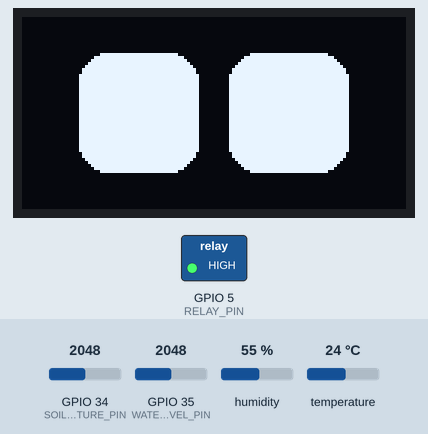
Simulated run of this sketch. Board: ESP32. Shown: 128×64 one-colour display, switched loads named in the sketch (green lamp = pin HIGH). The inputs (shaded band) are chosen by the test bench; at power-on: GPIO 35 (WATER_LEVEL_PIN) = 2048, GPIO 34 (SOIL_MOISTURE_PIN) = 2048, humidity 55 %, temperature 24 °C. WiFi joins after 1.5 s; servers stay silent unless stated; the display library's start-up logo is not drawn; what the sketch prints to the serial monitor is not drawn.

Above: at 17.6 s.
17.7 s: GPIO 35 (WATER_LEVEL_PIN) set to 437
28.8 s: GPIO 35 (WATER_LEVEL_PIN) set to 382
At 40.7 s:
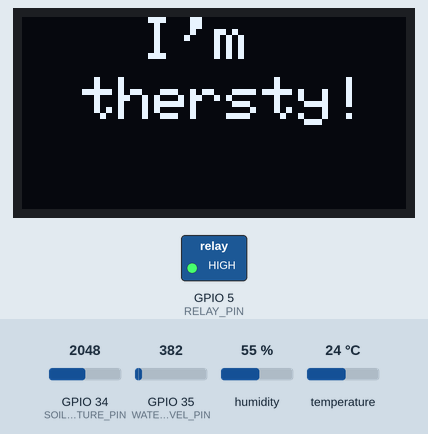
41.0 s: GPIO 34 (SOIL_MOISTURE_PIN) set to 2880
52.8 s: GPIO 34 (SOIL_MOISTURE_PIN) set to 2944
At 56.5 s:
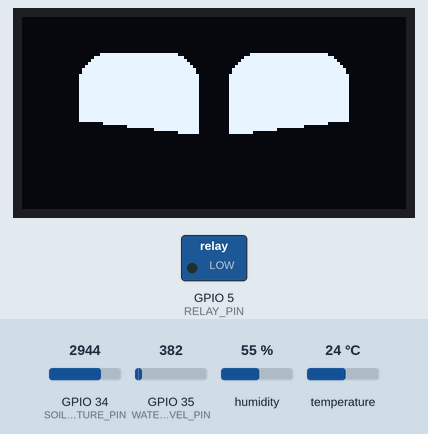
63.9 s: GPIO 34 (SOIL_MOISTURE_PIN) set to 2866
At 68.4 s:
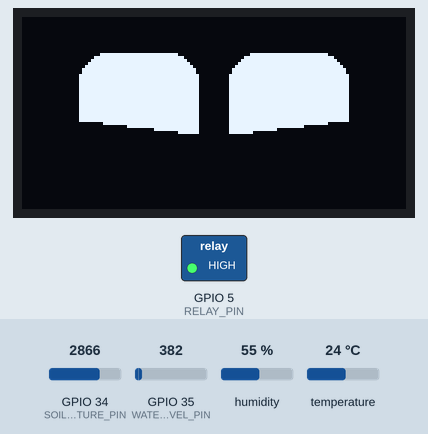
Timing chart, 0 to 69.9 s (numbered marks = the images above; inputs shaded):
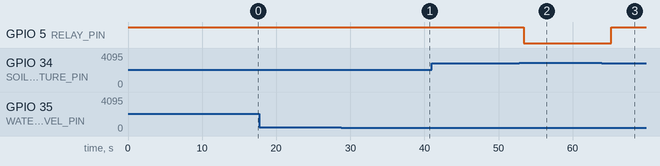

Measured:
- the behaviour switches between 410 and 409 on GPIO 35 (WATER_LEVEL_PIN) (found by bisection; images 0 and 1)
- the behaviour switches between 2907 and 2908 on GPIO 34 (SOIL_MOISTURE_PIN) (found by bisection; images 1 and 2)
- after the input at 52.8 s, GPIO 5 (RELAY_PIN): HIGH → LOW after 0.59 s
- after the input at 63.9 s, GPIO 5 (RELAY_PIN): LOW → HIGH after 1.3 s
- what the display in image 2 shows lasts 2.1 s, from 55.2 s to 57.3 s

The sketch:

flowerpot.ino
```cpp
#define BLYNK_TEMPLATE_ID "TMPL6fM0eg9Mn"
#define BLYNK_TEMPLATE_NAME "smart flower pot"
#define BLYNK_AUTH_TOKEN "NkhWzzLl1YNStpnsPlmx5QV7pSFc-YRb"
#include <WiFi.h>
#include <BlynkSimpleEsp32.h>
#include "DHT.h"
#include <SPI.h>
#include <Wire.h>
#include <Adafruit_GFX.h>
#include <Adafruit_SSD1306.h>

#define SCREEN_WIDTH 128 // OLED display width, in pixels
#define SCREEN_HEIGHT 64 // OLED display height, in pixels

#define DHTPIN 4
#define DHTTYPE DHT11
#define SOIL_MOISTURE_PIN 34  // Define the analog pin for soil moisture sensor
#define WATER_LEVEL_PIN 35    // Define the analog pin for the water level sensor
#define RELAY_PIN 5           // Define the GPIO pin for the relay module


#define OLED_RESET    -1 // Reset pin # (or -1 if sharing Arduino reset pin)
#define SCREEN_ADDRESS 0x3C // Address for 128x64 OLED display
Adafruit_SSD1306 display(SCREEN_WIDTH, SCREEN_HEIGHT, &Wire, OLED_RESET);
DHT dht(DHTPIN, DHTTYPE);

const char* ssid = "Ishini";
const char* password = "12344321";

// Reference state for eyes
int ref_eye_height = 40;
int ref_eye_width = 40;
int ref_space_between_eye = 10;
int ref_corner_radius = 10;

// Current state of the eyes
int left_eye_height = ref_eye_height;
int left_eye_width = ref_eye_width;
int left_eye_x = 32;
int left_eye_y = 32;
int right_eye_x = 32 + ref_eye_width + ref_space_between_eye;
int right_eye_y = 32;
int right_eye_height = ref_eye_height;
int right_eye_width = ref_eye_width;

void draw_eyes(bool update = true) {
    display.clearDisplay();
    // Draw left eye
    int x = int(left_eye_x - left_eye_width / 2);
    int y = int(left_eye_y - left_eye_height / 2);
    display.fillRoundRect(x, y, left_eye_width, left_eye_height, ref_corner_radius, SSD1306_WHITE);
    // Draw right eye
    x = int(right_eye_x - right_eye_width / 2);
    y = int(right_eye_y - right_eye_height / 2);
    display.fillRoundRect(x, y, right_eye_width, right_eye_height, ref_corner_radius, SSD1306_WHITE);
    if (update) {
        display.display();
    }
}

void center_eyes(bool update = true) {
    // Move eyes to the center of the display
    left_eye_x = SCREEN_WIDTH / 2 - ref_eye_width / 2 - ref_space_between_eye / 2;
    left_eye_y = SCREEN_HEIGHT / 2;
    right_eye_x = SCREEN_WIDTH / 2 + ref_eye_width / 2 + ref_space_between_eye / 2;
    right_eye_y = SCREEN_HEIGHT / 2;
    draw_eyes(update);
}

void blink(int speed = 12) {
    draw_eyes();
    for (int i = 0; i < 3; i++) {
        left_eye_height -= speed;
        right_eye_height -= speed;
        draw_eyes();
        delay(1);
    }
    for (int i = 0; i < 3; i++) {
        left_eye_height += speed;
        right_eye_height += speed;
        draw_eyes();
        delay(1);
    }
}


void sleep() {
    left_eye_height = 2;
    right_eye_height = 2;
    draw_eyes(true);
}

void wakeup() {
    sleep();
    for (int h = 0; h <= ref_eye_height; h += 2) {
        left_eye_height = h;
        right_eye_height = h;
        draw_eyes(true);
    }
}

void happy_eye() {
    center_eyes(false);
    // Draw inverted triangle over lower part of eye
    int offset = ref_eye_height / 2;
    for (int i = 0; i < 10; i++) {
        display.fillTriangle(left_eye_x - left_eye_width / 2 - 1, left_eye_y + offset,
                             left_eye_x + left_eye_width / 2 + 1, left_eye_y + 5 + offset,
                             left_eye_x - left_eye_width / 2 - 1, left_eye_y + left_eye_height + offset, SSD1306_BLACK);
        display.fillTriangle(right_eye_x + right_eye_width / 2 + 1, right_eye_y + offset,
                             right_eye_x - left_eye_width / 2 - 1, right_eye_y + 5 + offset,
                             right_eye_x + right_eye_width / 2 + 1, right_eye_y + right_eye_height + offset, SSD1306_BLACK);
        offset -= 2;
        display.display();
        delay(1);
    }
    display.display();
    delay(1000);
}

void saccade(int direction_x, int direction_y) {
    int direction_x_movement_amplitude = 8;
    int direction_y_movement_amplitude = 6;
    int blink_amplitude = 8;

    for (int i = 0; i < 1; i++) {
        left_eye_x += direction_x_movement_amplitude * direction_x;
        right_eye_x += direction_x_movement_amplitude * direction_x;
        left_eye_y += direction_y_movement_amplitude * direction_y;
        right_eye_y += direction_y_movement_amplitude * direction_y;
        right_eye_height -= blink_amplitude;
        left_eye_height -= blink_amplitude;
        draw_eyes();
        delay(1);
    }
    for (int i = 0; i < 1; i++) {
        left_eye_x += direction_x_movement_amplitude * direction_x;
        right_eye_x += direction_x_movement_amplitude * direction_x;
        left_eye_y += direction_y_movement_amplitude * direction_y;
        right_eye_y += direction_y_movement_amplitude * direction_y;
        right_eye_height += blink_amplitude;
        left_eye_height += blink_amplitude;
        draw_eyes();
        delay(1);
    }
}

void move_big_eye(int direction) {
    int direction_oversize = 1;
    int direction_movement_amplitude = 2;
    int blink_amplitude = 5;

    for (int i = 0; i < 3; i++) {
        left_eye_x += direction_movement_amplitude * direction;
        right_eye_x += direction_movement_amplitude * direction;
        right_eye_height -= blink_amplitude;
        left_eye_height -= blink_amplitude;
        if (direction > 0) {
            right_eye_height += direction_oversize;
            right_eye_width += direction_oversize;
        } else {
            left_eye_height += direction_oversize;
            left_eye_width += direction_oversize;
        }
        draw_eyes();
        delay(1);
    }
    for (int i = 0; i < 3; i++) {
        left_eye_x += direction_movement_amplitude * direction;
        right_eye_x += direction_movement_amplitude * direction;
        right_eye_height += blink_amplitude;
        left_eye_height += blink_amplitude;
        if (direction > 0) {
            right_eye_height += direction_oversize;
            right_eye_width += direction_oversize;
        } else {
            left_eye_height += direction_oversize;
            left_eye_width += direction_oversize;
        }
        draw_eyes();
        delay(1);
    }

    delay(1000);

    for (int i = 0; i < 3; i++) {
        left_eye_x -= direction_movement_amplitude * direction;
        right_eye_x -= direction_movement_amplitude * direction;
        right_eye_height -= blink_amplitude;
        left_eye_height -= blink_amplitude;
        if (direction > 0) {
            right_eye_height -= direction_oversize;
            right_eye_width -= direction_oversize;
        } else {
            left_eye_height -= direction_oversize;
            left_eye_width -= direction_oversize;
        }
        draw_eyes();
        delay(1);
    }
    for (int i = 0; i < 3; i++) {
        left_eye_x -= direction_movement_amplitude * direction;
        right_eye_x -= direction_movement_amplitude * direction;
        right_eye_height += blink_amplitude;
        left_eye_height += blink_amplitude;
        if (direction > 0) {
            right_eye_height -= direction_oversize;
            right_eye_width -= direction_oversize;
        } else {
            left_eye_height -= direction_oversize;
            left_eye_width -= direction_oversize;
        }
        draw_eyes();
        delay(1);
    }

    center_eyes();
}

void setup() {
    // Initialize display
    Serial.begin(115200);
  dht.begin();

  pinMode(RELAY_PIN, OUTPUT);
  digitalWrite(RELAY_PIN, HIGH);  // Initialize relay as off (assuming active LOW relay)

  WiFi.begin(ssid, password);

  if (WiFi.status() == WL_CONNECTED) {
    Serial.println("Connected to Wi-Fi.");
    Serial.print("IP address: ");
    Serial.println(WiFi.localIP());
  } else {
    Serial.println("Failed to connect to Wi-Fi.");
  }

  Serial.println("Connecting to Wi-Fi and Blynk...");
  Blynk.begin(BLYNK_AUTH_TOKEN, ssid, password);
    display.begin(SSD1306_SWITCHCAPVCC, SCREEN_ADDRESS);
    display.display();
    delay(2000); // Pause for 2 seconds

    // Clear the buffer
    display.clearDisplay();
}

void loop() {

    // Animation sequence
    Blynk.run();  // Handle Blynk connection and communication

  delay(2000);

  float humidity = dht.readHumidity();
  float temperature = dht.readTemperature();
  int soilMoistureValue = analogRead(SOIL_MOISTURE_PIN);
  int waterLevelValue = analogRead(WATER_LEVEL_PIN);
  int motor;
  // Convert sensor readings to percentages
  soilMoistureValue = map(soilMoistureValue, 0, 4095, 100, 0);
  waterLevelValue = map(waterLevelValue, 0, 4095, 0,100);

  // Print readings to Serial Monitor
  Serial.print("Humidity: ");
  Serial.print(humidity);
  Serial.print(" %\t");
  Serial.print("Temperature: ");
  Serial.print(temperature);
  Serial.println(" *C");

  Serial.print("Soil Moisture: ");
  Serial.println(soilMoistureValue);

  Serial.print("Water Level: ");
  Serial.println(waterLevelValue);
   if (soilMoistureValue < 30) {  // Threshold value for low soil moisture
    digitalWrite(RELAY_PIN, LOW);  // Turn on the water pump (assuming active LOW relay)
    Serial.println("Water pump ON");
    int motor =1;

  } else {
    digitalWrite(RELAY_PIN, HIGH);  // Turn off the water pump
    Serial.println("Water pump OFF");
   int motor = 0;
  }

  // Send readings to Blynk app
  Blynk.virtualWrite(V1, temperature);        // Send temperature to Virtual Pin V1
  Blynk.virtualWrite(V2, humidity);           // Send humidity to Virtual Pin V2
  Blynk.virtualWrite(V3, soilMoistureValue);  // Send soil moisture to Virtual Pin V3
  Blynk.virtualWrite(V4, waterLevelValue);    // Send water level to Virtual Pin V4
  Blynk.virtualWrite(V0, motor);
  if (waterLevelValue < 10) {

    wakeup();
    delay(1000);
    happy_eye();
    delay(1000);
    display.clearDisplay();
    display.setTextSize(2);
    display.setTextColor(SSD1306_WHITE);
    display.setCursor(40, 0);
    display.println("I'm ");
    display.setCursor(20, 20);
    display.println("thersty!");

    display.display();

  }
  else {

    wakeup();
    delay(1000);

    blink();
    delay(1000);

    happy_eye();
    delay(1000);

    saccade(1, 0); // Move right
    delay(1000);

    saccade(-1, 0); // Move left
    delay(1000);

    move_big_eye(1); // Move big right eye
    delay(1000);

    move_big_eye(-1); // Move big left eye
    delay(1000);

    sleep();
    delay(1000);
  }
}
```
